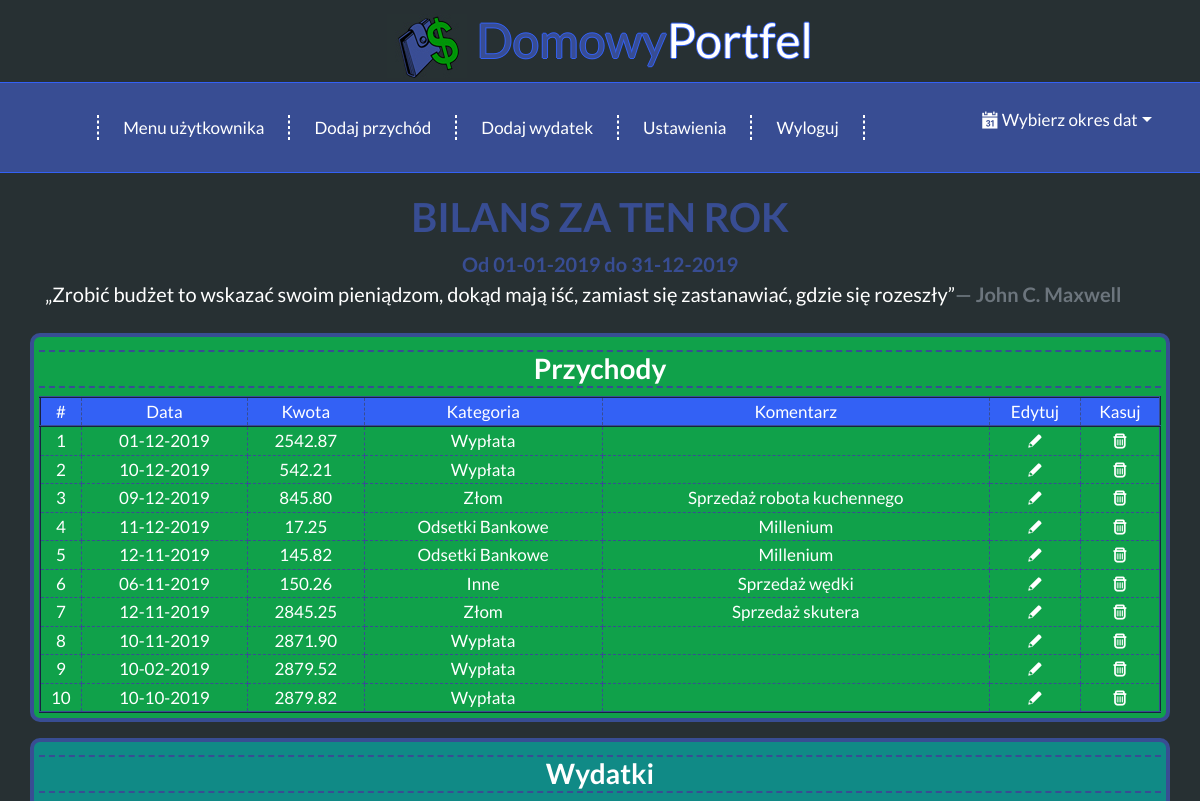
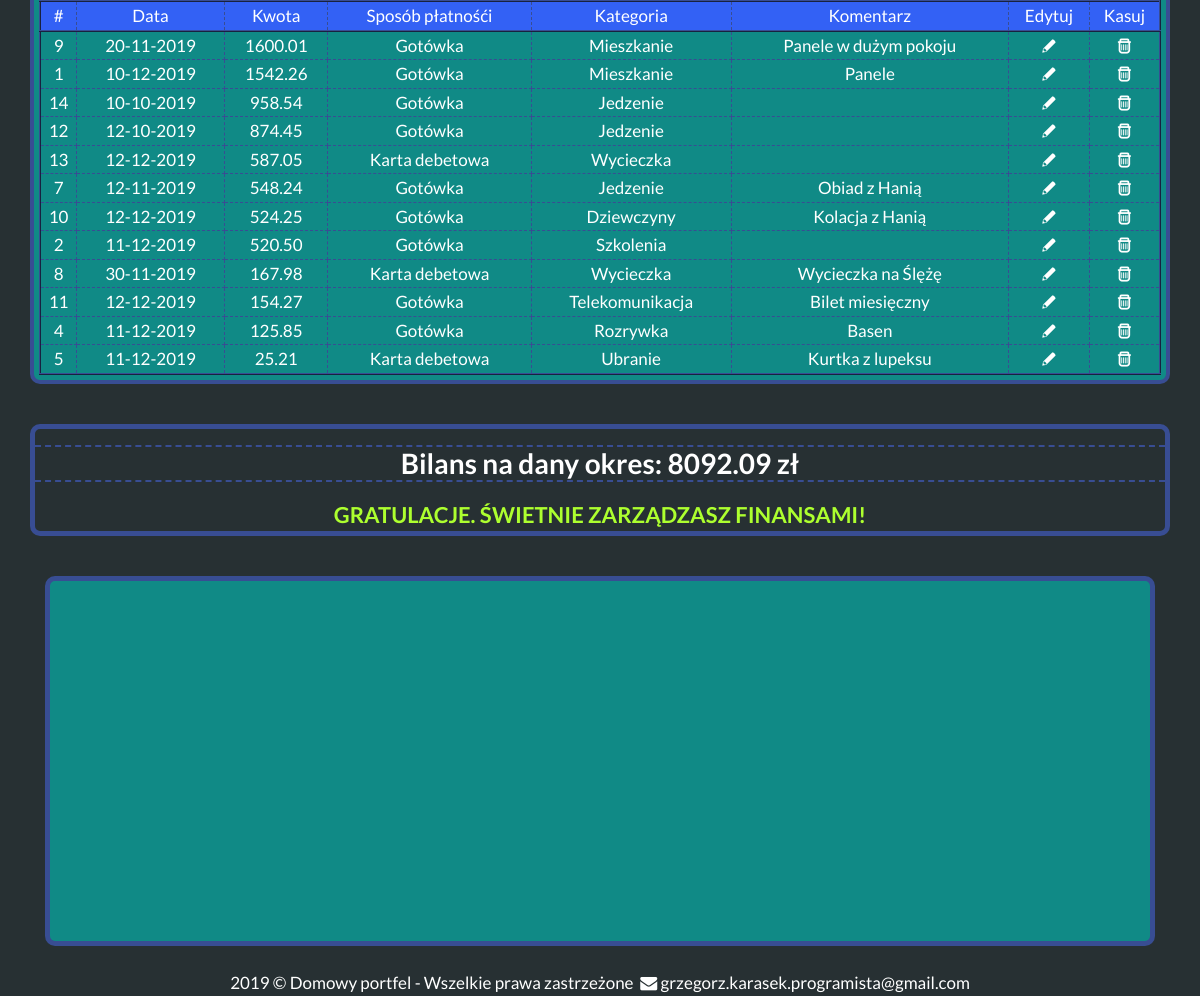
Page /showTheBalance_ThisYear.php (signed in) on the committed database (2 pictures, top to bottom).
### tables this page shows
CREATE TABLE `przychody` (
  `id_przychodu` int(11) UNSIGNED NOT NULL,
  `id_uzytkownika` int(11) UNSIGNED NOT NULL,
  `id_kategorii_przychodu_przypisanej_do_uzytkownika` int(11) NOT NULL,
  `kwota` decimal(8,2) NOT NULL DEFAULT 0.00,
  `data_przychodu` date NOT NULL,
  `komentarz_przychodu` text NOT NULL
);

CREATE TABLE `przychody_przypisane_do_uzytkownika` (
  `id` int(11) UNSIGNED NOT NULL,
  `id_uzytkownika` int(11) UNSIGNED NOT NULL,
  `nazwa_przychodu` varchar(50) NOT NULL
);

CREATE TABLE `wydatki` (
  `id_wydatku` int(11) UNSIGNED NOT NULL,
  `id_uzytkownika` int(11) UNSIGNED NOT NULL,
  `id_kategorii_wydatku_przypisanej_do_uzytkownika` int(11) UNSIGNED NOT NULL,
  `id_sposobu_platnosci_przypisanego_do_uzytkownika` int(11) UNSIGNED NOT NULL,
  `kwota` decimal(8,2) NOT NULL DEFAULT 0.00,
  `data_wydatku` date NOT NULL,
  `komentarz_wydatku` text NOT NULL
);

CREATE TABLE `sposoby_platnosci_przypisane_do_uzytkownika` (
  `id` int(11) UNSIGNED NOT NULL,
  `id_uzytkownika` int(11) UNSIGNED NOT NULL,
  `nazwa_sposobu_platnosci` varchar(50) NOT NULL
);

CREATE TABLE `wydatki_przypisane_do_uzytkownika` (
  `id` int(11) UNSIGNED NOT NULL,
  `id_uzytkownika` int(11) UNSIGNED NOT NULL,
  `nazwa_wydatku` varchar(50) NOT NULL
);

### showTheBalance_ThisYear.php (the view, shortened to what this page needs)
<?php
    if(!isset($_SESSION['zalogowany']))
    {
        header('Location:index.php');
        exit();
    }
    else
    {
        $firstdayThisYear = date("d-m-Y", strtotime("first day of january This Year"));
        $lastdayThisYear = date("d-m-Y", strtotime("last day of This Year"));
        $dat1 = date("Y-m-d", strtotime("first day of january This Year"));
        $dat2 = date("Y-m-d", strtotime("last day of this Year"));
    }
?>
<!DOCTYPE html>
<html lang="pl">
<head>
    <link rel="stylesheet" href="css/bootstrap.min.css">
    <link rel="stylesheet" href="style.css">
    <link rel="stylesheet" href="css/fontello.css" type="text/css" />
</head>
<body>
    <div class="col-sm-12 logo mx-auto my-1 text-center">
        <a href="zarzadzaj-swoim-budzetem"><img src="jpg/portfelicon.jpg" class="img-fluid" alt="strona główna" /></a>
        <div class=" logotext d-inline-block"><span style="color:#384D93 ">Domowy</span>Portfel</div>
    </div>
    <nav class="navbar navbar-dark bg-nav-Wallet navbar-expand-lg">
        <div class="collapse navbar-collapse" id="mainmenu">
            <ul class="navbar-nav mx-auto">
                <li role="separator" class="divider"></li>
                <li class="nav-item mx-4"><a href="menu-uzytkownika">Menu użytkownika</a></li>
                <li role="separator" class="divider"></li>
                <li class="nav-item mx-4"><a href="dodaj-przychod">Dodaj przychód</a></li>
                <li role="separator" class="divider"></li>
                <li class="nav-item mx-4"><a href="dodaj-wydatek">Dodaj wydatek</a></li>
                <li role="separator" class="divider"></li>
                <li class="nav-item mx-4"><a href="zmien-ustawienia">Ustawienia</a></li>
                <li role="separator" class="divider"></li>
                <li class="nav-item mx-4"><a href="wyloguj">Wyloguj</a></li>
                <li role="separator" class="divider"></li>
            </ul>
        </div>
        <ul class="navbar nav-item dropdown" style="list-style-type: none;">
            <li>
                <a class="nav-link dropdown-toggle" href="przegladaj-bilans" data-toggle="dropdown" role="button" aria-expanded="false" id="submenu" aria-haspopup="true"><span><i class="icon-calendar"></i></span>Wybierz okres dat</a>
            </li>
        </ul>
    </nav>
    <main>
       <article class="walletspage">
            <div class="container">
                <header class="dateBalance">
                    <h1 class="font-weight-bold text-uppercase mb-2">Bilans za ten rok</h1>
                    <div class="textIn" style="color: #384D93; font-size: 20px; font-weight: bold;">
                        <?php
                        echo "Od ".$firstdayThisYear." do ".$lastdayThisYear;
                    ?>
                    </div>
                </header>
                <div class="quotation text-justify mb-4" style="font-size:20px">
                    <q>Zrobić budżet to wskazać swoim pieniądzom, dokąd mają iść, zamiast się zastanawiać, gdzie się rozeszły</q><span class=" d-inline-block font-weight-bold text-right blockquote-footer" style="font-size:20px">John C. Maxwell</span>
                </div>
                 <div class="row mb-4">
                    <div class="tileIncomes col-12 mb-3">
                        <h2 class="h3 font-weight-bold my-2">Przychody</h2>
                        <table class="tg">
                            <thead>
                                <tr class="firstTr">
                                    <td class="tg-baqh">#</td>
                                    <td class="tg-baqh">Data</td>
                                    <td class="tg-baqh">Kwota</td>
                                    <td class="tg-baqh">Kategoria</td>
                                    <td class="tg-baqh">Komentarz</td>
                                    <td class="tg-baqh">Edytuj</td>
                                    <td class="tg-baqh">Kasuj</td>
                                </tr>
                            </thead>
                            <tbody>
                                <?php
                                require_once "connect.php";
                                $polaczenie = new mysqli($host, $db_user, $db_password, $db_name);
                                    mysqli_query($polaczenie, "SET CHARSET utf8");
                                    mysqli_query($polaczenie, "SET NAMES 'utf8' COLLATE 'utf8_polish_ci'");
                                $zapytaniesql="SELECT * FROM przychody WHERE id_uzytkownika=".$_SESSION['id_uzytkownika']." AND data_przychodu BETWEEN '".$dat1."' AND '".$dat2."'";
                                $przychodyKwotaCalkowita = 0.00;
                                $rezultat = $polaczenie->query($zapytaniesql);
                                if($rezultat->num_rows > 0)
                                {
                                    while($wynik = $rezultat->fetch_assoc()){
                                    $id_przychodu = $wynik['id_przychodu'];
                                    $dataPobranegoPrzychodu = new DateTime($wynik['data_przychodu']);
                                    $data_przychodu = $dataPobranegoPrzychodu->format('d-m-Y');
                                    $kwota = $wynik['kwota'];
                                    $kwotaObecnegoPrzychodu = floatval($kwota);
                                    $przychodyKwotaCalkowita += $kwotaObecnegoPrzychodu;
                                    $nazwykategorii = "SELECT * FROM przychody_przypisane_do_uzytkownika WHERE id=".$wynik['id_kategorii_przychodu_przypisanej_do_uzytkownika'];
                                    $rezultat2 = $polaczenie->query($nazwykategorii);
                                    $wynik2 = $rezultat2->fetch_assoc();
                                    $kategoria =  $wynik2['nazwa_przychodu'];
                                    $komentarz = $wynik['komentarz_przychodu'];
                                ?>
                                <tr class="incomeTr">
                                    <td class="tg-baqh"><?php echo $id_przychodu; ?></td>
                                    <td class="tg-baqh"><?php echo $data_przychodu; ?></td>
                                    <td class="tg-baqh"><?php echo $kwota; ?></td>
                                    <td class="tg-baqh"><?php echo $kategoria; ?></td>
                                    <td class="tg-baqh"><?php echo $komentarz; ?></td>
                                    <td class="tg-baqh edit" data-toggle="modal" data-target="#editIncomeModal<?php echo $id_przychodu; ?>"><i class="icon-pencil"></i></td>
                                    <td class="tg-baqh delete" data-toggle="modal" data-target="#dataIncomeToTrasch<?php echo $id_przychodu; ?>"><i class="icon-trash"></i></td>
                                </tr>
                                <?php
                                    }
                                    }
                                    elseif($rezultat->num_rows == 0)
                                        {
                                        echo "BRAK PRZYCHODÓW NA TEN ROK";
                                        }
                                    else
                                       echo '<span style="color:red;">BRAK POŁĄCZENIA Z SERWEREM, PRZEPRASZAMY SPRÓBUJ PÓŹNIEJ</span>';
                                ?>
                            </tbody>
                        </table>
                    </div>
                    <div class="tileExpenses col-12  mb-3">
                        <h2 class="h3 font-weight-bold my-2">Wydatki</h2>
                        <table class="tg">
                            <thead>
                                <tr class="firstTr">
                                    <td class="tg-baqh">#</td>
                                    <td class="tg-baqh">Data</td>
                                    <td class="tg-baqh">Kwota</td>
                                    <td class="tg-baqh">Sposób płatnośći</td>
                                    <td class="tg-baqh">Kategoria</td>
                                    <td class="tg-baqh">Komentarz</td>
                                    <td class="tg-baqh">Edytuj</td>
                                    <td class="tg-baqh">Kasuj</td>
                                </tr>
                             </thead>
                             <tbody>
                                <?php
                                require_once "connect.php";
                                $polaczenie = new mysqli($host, $db_user, $db_password, $db_name);
                                    mysqli_query($polaczenie, "SET CHARSET utf8");
                                    mysqli_query($polaczenie, "SET NAMES 'utf8' COLLATE 'utf8_polish_ci'");
                                $zapytaniesql="SELECT * FROM wydatki WHERE id_uzytkownika=".$_SESSION['id_uzytkownika']." AND data_wydatku BETWEEN '".$dat1."' AND '".$dat2."' ORDER BY kwota DESC";
                                $rezultat = $polaczenie->query($zapytaniesql);
                                if($rezultat->num_rows > 0)
                                {
                                    $wydatkiKwotaCalkowita = 0.00;
                                    while($wynik = $rezultat->fetch_assoc()){
                                    $id_wydatku = $wynik['id_wydatku'];
                                    $dataPobranegoWydatku = new DateTime($wynik['data_wydatku']);
                                    $data_wydatku = $dataPobranegoWydatku->format('d-m-Y');
                                    $kwota = $wynik['kwota'];
                                    $kwotaObecnegoWydatku = floatval($kwota);
                                    $wydatkiKwotaCalkowita += $kwotaObecnegoWydatku;
                                    $sposobyPlatnoci = "SELECT * FROM sposoby_platnosci_przypisane_do_uzytkownika WHERE id=".$wynik['id_sposobu_platnosci_przypisanego_do_uzytkownika'];
                                    $rezultat2 = $polaczenie->query($sposobyPlatnoci);
                                    $wynik2 = $rezultat2->fetch_assoc();
                                    $sposobPlatnosci = $wynik2['nazwa_sposobu_platnosci'];
                                    $nazwykategorii = "SELECT * FROM wydatki_przypisane_do_uzytkownika WHERE id=".$wynik['id_kategorii_wydatku_przypisanej_do_uzytkownika'];
                                    $rezultat3 = $polaczenie->query($nazwykategorii);
                                    $wynik3 = $rezultat3->fetch_assoc();
                                    $kategoria =  $wynik3['nazwa_wydatku'];
                                    $komentarz = $wynik['komentarz_wydatku'];
                                ?>
                                    <tr class="expenseTr">
                                    <td class="tg-baqh"><?php echo $id_wydatku; ?></td>
                                    <td class="tg-baqh"><?php echo $data_wydatku; ?></td>
                                    <td class="tg-baqh"><?php echo $kwota; ?></td>
                                    <td class="tg-baqh"><?php echo $sposobPlatnosci; ?></td>
                                    <td class="tg-baqh"><?php echo $kategoria; ?></td>
                                    <td class="tg-baqh"><?php echo $komentarz; ?></td>
                                    <td class="tg-baqh edit" data-toggle="modal" data-target="#editExpenseModal<?php echo $id_wydatku; ?>"><i class="icon-pencil"></i></td>
                                    <td class="tg-baqh delete" data-toggle="modal" data-target="#dataExpenseToTrasch<?php echo $id_wydatku; ?>"><i class="icon-trash"></i></td>
                                </tr>
                                <?php
                                    }
                                    }
                                    elseif($rezultat->num_rows == 0)
                                        {
                                        $brakwydatkow = 'Brak wydatkow';
                                        echo "BRAK WYDATKÓW NA TEN ROK";
                                        }
                                    else
                                       echo '<span style="color:red;">BRAK POŁĄCZENIA Z SERWEREM, PRZEPRASZAMY SPRÓBUJ PÓŹNIEJ</span>';
                                ?>
                            </tbody>
                        </table>
                    </div>
                </div>
                <?php
                if(isset($brakwydatkow))
                {
                    $kwotaCalkowitaNaDanyOkres = 0;
                }
                else
                {
                    $kwotaCalkowitaNaDanyOkres = $przychodyKwotaCalkowita - $wydatkiKwotaCalkowita;
                }
                ?>
                <div class="row mb-4">
                    <div class="col-sm-12 mx-auto my-auto" style="padding: 0;">
                        <div class="tile mb-3">
                            <h2 class="h3 font-weight-bold my-3 mx-auto ">Bilans na dany okres: <?php echo $kwotaCalkowitaNaDanyOkres.' zł'; ?></h2>
                            <?php
                                if($kwotaCalkowitaNaDanyOkres > 0)
                                    echo '<div class="text-uppercase" style="font-weight: 700; color:greenyellow;"> Gratulacje. Świetnie zarządzasz finansami!</div>';
                                elseif($kwotaCalkowitaNaDanyOkres == 0)
                                    echo '<div class="text-uppercase" style="font-weight: 700; color:white;"> Jest dobrze, choć może być lepiej :)</div>';
                                else
                                    echo '<div class="text-uppercase" style="font-weight: 700; color:firebrick;"> Uważaj, wpadasz w długi!</div>';
                            ?>
                        </div>
                    </div>
                </div>
                <?php
                if(!isset($brakwydatkow))
                {
                echo'<div class="row mb-4">
                    <div class="col-12 mx-auto my-auto">
                        <div id="chartContainer" class="chartStyle" style="height: 370px; width: 100%; padding: 0;"></div>
                        <script src="https://canvasjs.com/assets/script/canvasjs.min.js"></script>
                    </div>
                </div>';
                }
                ?>
            </div>
       </article>
    </main>
    <footer>
        <div class="rectangle">2019 &copy; Domowy portfel - Wszelkie prawa zastrzeżone <i class="icon-mail-alt"></i>grzegorz.karasek.programista@gmail.com
        </div>
    </footer>
</body>
</html>

### rows in the picture
przychody: id_przychodu "1", data_przychodu "01-12-2019", kwota "2542.87", przychody_przypisane_do_uzytkownika.nazwa_przychodu "Wypłata"
przychody: id_przychodu "2", data_przychodu "10-12-2019", kwota "542.21", przychody_przypisane_do_uzytkownika.nazwa_przychodu "Wypłata"
przychody: id_przychodu "3", data_przychodu "09-12-2019", kwota "845.80", przychody_przypisane_do_uzytkownika.nazwa_przychodu "Złom", komentarz_przychodu "Sprzedaż robota kuchennego"
przychody: id_przychodu "4", data_przychodu "11-12-2019", kwota "17.25", przychody_przypisane_do_uzytkownika.nazwa_przychodu "Odsetki Bankowe", komentarz_przychodu "Millenium"
przychody: id_przychodu "5", data_przychodu "12-11-2019", kwota "145.82", przychody_przypisane_do_uzytkownika.nazwa_przychodu "Odsetki Bankowe", komentarz_przychodu "Millenium"
przychody: id_przychodu "6", data_przychodu "06-11-2019", kwota "150.26", przychody_przypisane_do_uzytkownika.nazwa_przychodu "Inne", komentarz_przychodu "Sprzedaż wędki"
przychody: id_przychodu "7", data_przychodu "12-11-2019", kwota "2845.25", przychody_przypisane_do_uzytkownika.nazwa_przychodu "Złom", komentarz_przychodu "Sprzedaż skutera"
przychody: id_przychodu "8", data_przychodu "10-11-2019", kwota "2871.90", przychody_przypisane_do_uzytkownika.nazwa_przychodu "Wypłata"
przychody: id_przychodu "9", data_przychodu "10-02-2019", kwota "2879.52", przychody_przypisane_do_uzytkownika.nazwa_przychodu "Wypłata"
przychody: id_przychodu "10", data_przychodu "10-10-2019", kwota "2879.82", przychody_przypisane_do_uzytkownika.nazwa_przychodu "Wypłata"
wydatki: id_wydatku "9", data_wydatku "20-11-2019", kwota "1600.01", sposoby_platnosci_przypisane_do_uzytkownika.nazwa_sposobu_platnosci "Gotówka", wydatki_przypisane_do_uzytkownika.nazwa_wydatku "Mieszkanie", komentarz_wydatku "Panele w dużym pokoju"
wydatki: id_wydatku "1", data_wydatku "10-12-2019", kwota "1542.26", sposoby_platnosci_przypisane_do_uzytkownika.nazwa_sposobu_platnosci "Gotówka", wydatki_przypisane_do_uzytkownika.nazwa_wydatku "Mieszkanie", komentarz_wydatku "Panele"
wydatki: id_wydatku "14", data_wydatku "10-10-2019", kwota "958.54", sposoby_platnosci_przypisane_do_uzytkownika.nazwa_sposobu_platnosci "Gotówka", wydatki_przypisane_do_uzytkownika.nazwa_wydatku "Jedzenie"
wydatki: id_wydatku "12", data_wydatku "12-10-2019", kwota "874.45", sposoby_platnosci_przypisane_do_uzytkownika.nazwa_sposobu_platnosci "Gotówka", wydatki_przypisane_do_uzytkownika.nazwa_wydatku "Jedzenie"
wydatki: id_wydatku "13", data_wydatku "12-12-2019", kwota "587.05", sposoby_platnosci_przypisane_do_uzytkownika.nazwa_sposobu_platnosci "Karta debetowa", wydatki_przypisane_do_uzytkownika.nazwa_wydatku "Wycieczka"
wydatki: id_wydatku "7", data_wydatku "12-11-2019", kwota "548.24", sposoby_platnosci_przypisane_do_uzytkownika.nazwa_sposobu_platnosci "Gotówka", wydatki_przypisane_do_uzytkownika.nazwa_wydatku "Jedzenie", komentarz_wydatku "Obiad z Hanią"
wydatki: id_wydatku "10", data_wydatku "12-12-2019", kwota "524.25", sposoby_platnosci_przypisane_do_uzytkownika.nazwa_sposobu_platnosci "Gotówka", wydatki_przypisane_do_uzytkownika.nazwa_wydatku "Dziewczyny", komentarz_wydatku "Kolacja z Hanią"
wydatki: id_wydatku "2", data_wydatku "11-12-2019", kwota "520.50", sposoby_platnosci_przypisane_do_uzytkownika.nazwa_sposobu_platnosci "Gotówka", wydatki_przypisane_do_uzytkownika.nazwa_wydatku "Szkolenia"
wydatki: id_wydatku "8", data_wydatku "30-11-2019", kwota "167.98", sposoby_platnosci_przypisane_do_uzytkownika.nazwa_sposobu_platnosci "Karta debetowa", wydatki_przypisane_do_uzytkownika.nazwa_wydatku "Wycieczka", komentarz_wydatku "Wycieczka na Ślężę"
wydatki: id_wydatku "11", data_wydatku "12-12-2019", kwota "154.27", sposoby_platnosci_przypisane_do_uzytkownika.nazwa_sposobu_platnosci "Gotówka", wydatki_przypisane_do_uzytkownika.nazwa_wydatku "Telekomunikacja", komentarz_wydatku "Bilet miesięczny"
wydatki: id_wydatku "4", data_wydatku "11-12-2019", kwota "125.85", sposoby_platnosci_przypisane_do_uzytkownika.nazwa_sposobu_platnosci "Gotówka", wydatki_przypisane_do_uzytkownika.nazwa_wydatku "Rozrywka", komentarz_wydatku "Basen"
wydatki: id_wydatku "5", data_wydatku "11-12-2019", kwota "25.21", sposoby_platnosci_przypisane_do_uzytkownika.nazwa_sposobu_platnosci "Karta debetowa", wydatki_przypisane_do_uzytkownika.nazwa_wydatku "Ubranie", komentarz_wydatku "Kurtka z lupeksu"

### other values in the picture
$kwotaCalkowitaNaDanyOkres "8092.09"
